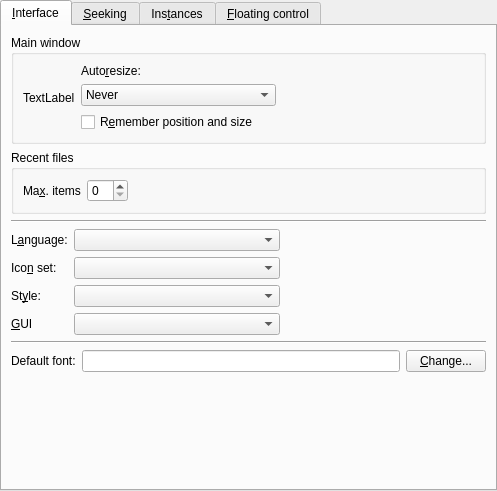
<ui version="4.0" >
 <class>PrefInterface</class>
 <widget class="QWidget" name="PrefInterface" >
  <property name="geometry" >
   <rect>
    <x>0</x>
    <y>0</y>
    <width>497</width>
    <height>491</height>
   </rect>
  </property>
  <layout class="QVBoxLayout" >
   <property name="spacing" >
    <number>0</number>
   </property>
   <property name="leftMargin" >
    <number>0</number>
   </property>
   <property name="topMargin" >
    <number>0</number>
   </property>
   <property name="rightMargin" >
    <number>0</number>
   </property>
   <property name="bottomMargin" >
    <number>0</number>
   </property>
   <item>
    <widget class="QTabWidget" name="tabWidget" >
     <property name="currentIndex" >
      <number>0</number>
     </property>
     <widget class="QWidget" name="tab" >
      <attribute name="title" >
       <string>&amp;Interface</string>
      </attribute>
      <layout class="QVBoxLayout" >
       <property name="spacing" >
        <number>6</number>
       </property>
       <property name="leftMargin" >
        <number>9</number>
       </property>
       <property name="topMargin" >
        <number>9</number>
       </property>
       <property name="rightMargin" >
        <number>9</number>
       </property>
       <property name="bottomMargin" >
        <number>9</number>
       </property>
       <item>
        <widget class="QGroupBox" name="groupBox" >
         <property name="title" >
          <string>Main window</string>
         </property>
         <layout class="QHBoxLayout" >
          <property name="spacing" >
           <number>6</number>
          </property>
          <property name="leftMargin" >
           <number>9</number>
          </property>
          <property name="topMargin" >
           <number>9</number>
          </property>
          <property name="rightMargin" >
           <number>9</number>
          </property>
          <property name="bottomMargin" >
           <number>9</number>
          </property>
          <item>
           <widget class="QLabel" name="resize_window_icon" >
            <property name="text" >
             <string>TextLabel</string>
            </property>
           </widget>
          </item>
          <item>
           <layout class="QVBoxLayout" >
            <property name="spacing" >
             <number>6</number>
            </property>
            <property name="leftMargin" >
             <number>0</number>
            </property>
            <property name="topMargin" >
             <number>0</number>
            </property>
            <property name="rightMargin" >
             <number>0</number>
            </property>
            <property name="bottomMargin" >
             <number>0</number>
            </property>
            <item>
             <widget class="QLabel" name="label" >
              <property name="text" >
               <string>Auto&amp;resize:</string>
              </property>
              <property name="buddy" >
               <cstring>mainwindow_resize_combo</cstring>
              </property>
             </widget>
            </item>
            <item>
             <widget class="QComboBox" name="mainwindow_resize_combo" >
              <property name="sizePolicy" >
               <sizepolicy vsizetype="Fixed" hsizetype="Preferred" >
                <horstretch>0</horstretch>
                <verstretch>0</verstretch>
               </sizepolicy>
              </property>
              <item>
               <property name="text" >
                <string>Never</string>
               </property>
              </item>
              <item>
               <property name="text" >
                <string>Whenever it's needed</string>
               </property>
              </item>
              <item>
               <property name="text" >
                <string>Only after loading a new video</string>
               </property>
              </item>
             </widget>
            </item>
            <item>
             <widget class="QCheckBox" name="save_size_check" >
              <property name="text" >
               <string>R&amp;emember position and size</string>
              </property>
             </widget>
            </item>
           </layout>
          </item>
          <item>
           <spacer>
            <property name="orientation" >
             <enum>Qt::Horizontal</enum>
            </property>
            <property name="sizeHint" >
             <size>
              <width>40</width>
              <height>20</height>
             </size>
            </property>
           </spacer>
          </item>
         </layout>
        </widget>
       </item>
       <item>
        <widget class="QGroupBox" name="groupBox_4" >
         <property name="title" >
          <string>Recent files</string>
         </property>
         <layout class="QHBoxLayout" >
          <property name="spacing" >
           <number>6</number>
          </property>
          <property name="leftMargin" >
           <number>9</number>
          </property>
          <property name="topMargin" >
           <number>9</number>
          </property>
          <property name="rightMargin" >
           <number>9</number>
          </property>
          <property name="bottomMargin" >
           <number>9</number>
          </property>
          <item>
           <widget class="QLabel" name="textLabel1_15" >
            <property name="text" >
             <string>Ma&amp;x. items</string>
            </property>
            <property name="wordWrap" >
             <bool>false</bool>
            </property>
            <property name="buddy" >
             <cstring>recents_max_items_spin</cstring>
            </property>
           </widget>
          </item>
          <item>
           <widget class="QSpinBox" name="recents_max_items_spin" >
            <property name="minimum" >
             <number>0</number>
            </property>
            <property name="maximum" >
             <number>20</number>
            </property>
           </widget>
          </item>
          <item>
           <spacer>
            <property name="orientation" >
             <enum>Qt::Horizontal</enum>
            </property>
            <property name="sizeHint" >
             <size>
              <width>40</width>
              <height>20</height>
             </size>
            </property>
           </spacer>
          </item>
         </layout>
        </widget>
       </item>
       <item>
        <widget class="Line" name="line_3" >
         <property name="sizePolicy" >
          <sizepolicy vsizetype="Fixed" hsizetype="Expanding" >
           <horstretch>0</horstretch>
           <verstretch>0</verstretch>
          </sizepolicy>
         </property>
         <property name="orientation" >
          <enum>Qt::Horizontal</enum>
         </property>
        </widget>
       </item>
       <item>
        <layout class="QGridLayout" >
         <property name="leftMargin" >
          <number>0</number>
         </property>
         <property name="topMargin" >
          <number>0</number>
         </property>
         <property name="rightMargin" >
          <number>0</number>
         </property>
         <property name="bottomMargin" >
          <number>0</number>
         </property>
         <property name="horizontalSpacing" >
          <number>6</number>
         </property>
         <property name="verticalSpacing" >
          <number>6</number>
         </property>
         <item row="0" column="0" >
          <widget class="QLabel" name="textLabel1_18" >
           <property name="text" >
            <string>L&amp;anguage:</string>
           </property>
           <property name="wordWrap" >
            <bool>false</bool>
           </property>
           <property name="buddy" >
            <cstring>language_combo</cstring>
           </property>
          </widget>
         </item>
         <item row="1" column="0" >
          <widget class="QLabel" name="textLabel1_19" >
           <property name="text" >
            <string>Ico&amp;n set:</string>
           </property>
           <property name="wordWrap" >
            <bool>false</bool>
           </property>
           <property name="buddy" >
            <cstring>iconset_combo</cstring>
           </property>
          </widget>
         </item>
         <item row="2" column="1" >
          <widget class="MyComboBox" name="style_combo" >
           <property name="sizePolicy" >
            <sizepolicy vsizetype="Fixed" hsizetype="Expanding" >
             <horstretch>0</horstretch>
             <verstretch>0</verstretch>
            </sizepolicy>
           </property>
          </widget>
         </item>
         <item row="2" column="2" >
          <spacer>
           <property name="orientation" >
            <enum>Qt::Horizontal</enum>
           </property>
           <property name="sizeHint" >
            <size>
             <width>40</width>
             <height>20</height>
            </size>
           </property>
          </spacer>
         </item>
         <item row="0" column="1" >
          <widget class="MyComboBox" name="language_combo" >
           <property name="sizePolicy" >
            <sizepolicy vsizetype="Fixed" hsizetype="Expanding" >
             <horstretch>0</horstretch>
             <verstretch>0</verstretch>
            </sizepolicy>
           </property>
          </widget>
         </item>
         <item row="2" column="0" >
          <widget class="QLabel" name="style_label" >
           <property name="text" >
            <string>St&amp;yle:</string>
           </property>
           <property name="wordWrap" >
            <bool>false</bool>
           </property>
           <property name="buddy" >
            <cstring>style_combo</cstring>
           </property>
          </widget>
         </item>
         <item row="1" column="1" >
          <widget class="MyComboBox" name="iconset_combo" >
           <property name="sizePolicy" >
            <sizepolicy vsizetype="Fixed" hsizetype="Expanding" >
             <horstretch>0</horstretch>
             <verstretch>0</verstretch>
            </sizepolicy>
           </property>
          </widget>
         </item>
         <item row="1" column="2" >
          <spacer>
           <property name="orientation" >
            <enum>Qt::Horizontal</enum>
           </property>
           <property name="sizeHint" >
            <size>
             <width>40</width>
             <height>20</height>
            </size>
           </property>
          </spacer>
         </item>
         <item row="0" column="2" >
          <spacer>
           <property name="orientation" >
            <enum>Qt::Horizontal</enum>
           </property>
           <property name="sizeHint" >
            <size>
             <width>40</width>
             <height>20</height>
            </size>
           </property>
          </spacer>
         </item>
         <item row="3" column="0" >
          <widget class="QLabel" name="label_4" >
           <property name="text" >
            <string>&amp;GUI</string>
           </property>
           <property name="buddy" >
            <cstring>gui_combo</cstring>
           </property>
          </widget>
         </item>
         <item row="3" column="1" >
          <widget class="QComboBox" name="gui_combo" >
           <property name="sizePolicy" >
            <sizepolicy vsizetype="Fixed" hsizetype="Expanding" >
             <horstretch>0</horstretch>
             <verstretch>0</verstretch>
            </sizepolicy>
           </property>
          </widget>
         </item>
         <item row="3" column="2" >
          <spacer>
           <property name="orientation" >
            <enum>Qt::Horizontal</enum>
           </property>
           <property name="sizeHint" >
            <size>
             <width>40</width>
             <height>20</height>
            </size>
           </property>
          </spacer>
         </item>
        </layout>
       </item>
       <item>
        <widget class="Line" name="line" >
         <property name="sizePolicy" >
          <sizepolicy vsizetype="Fixed" hsizetype="Expanding" >
           <horstretch>0</horstretch>
           <verstretch>0</verstretch>
          </sizepolicy>
         </property>
         <property name="orientation" >
          <enum>Qt::Horizontal</enum>
         </property>
        </widget>
       </item>
       <item>
        <layout class="QHBoxLayout" >
         <property name="spacing" >
          <number>6</number>
         </property>
         <property name="leftMargin" >
          <number>0</number>
         </property>
         <property name="topMargin" >
          <number>0</number>
         </property>
         <property name="rightMargin" >
          <number>0</number>
         </property>
         <property name="bottomMargin" >
          <number>0</number>
         </property>
         <item>
          <widget class="QLabel" name="label_2" >
           <property name="text" >
            <string>Default font:</string>
           </property>
          </widget>
         </item>
         <item>
          <widget class="QLineEdit" name="default_font_edit" >
           <property name="readOnly" >
            <bool>true</bool>
           </property>
          </widget>
         </item>
         <item>
          <widget class="QPushButton" name="changeFontButton" >
           <property name="text" >
            <string>&amp;Change...</string>
           </property>
          </widget>
         </item>
        </layout>
       </item>
       <item>
        <spacer>
         <property name="orientation" >
          <enum>Qt::Vertical</enum>
         </property>
         <property name="sizeHint" >
          <size>
           <width>20</width>
           <height>40</height>
          </size>
         </property>
        </spacer>
       </item>
      </layout>
     </widget>
     <widget class="QWidget" name="tab_3" >
      <attribute name="title" >
       <string>&amp;Seeking</string>
      </attribute>
      <layout class="QGridLayout" >
       <item row="0" column="0" >
        <layout class="QVBoxLayout" >
         <property name="spacing" >
          <number>6</number>
         </property>
         <property name="leftMargin" >
          <number>0</number>
         </property>
         <property name="topMargin" >
          <number>0</number>
         </property>
         <property name="rightMargin" >
          <number>0</number>
         </property>
         <property name="bottomMargin" >
          <number>0</number>
         </property>
         <item>
          <widget class="SeekWidget" native="1" name="seek1" />
         </item>
         <item>
          <widget class="SeekWidget" native="1" name="seek2" />
         </item>
         <item>
          <widget class="SeekWidget" native="1" name="seek3" />
         </item>
         <item>
          <widget class="SeekWidget" native="1" name="seek4" />
         </item>
        </layout>
       </item>
       <item row="0" column="1" >
        <spacer>
         <property name="orientation" >
          <enum>Qt::Horizontal</enum>
         </property>
         <property name="sizeHint" >
          <size>
           <width>40</width>
           <height>20</height>
          </size>
         </property>
        </spacer>
       </item>
       <item row="1" column="0" colspan="2" >
        <widget class="Line" name="line_4" >
         <property name="sizePolicy" >
          <sizepolicy vsizetype="Fixed" hsizetype="Expanding" >
           <horstretch>0</horstretch>
           <verstretch>0</verstretch>
          </sizepolicy>
         </property>
         <property name="orientation" >
          <enum>Qt::Horizontal</enum>
         </property>
        </widget>
       </item>
       <item row="2" column="0" colspan="2" >
        <layout class="QHBoxLayout" >
         <property name="spacing" >
          <number>6</number>
         </property>
         <property name="leftMargin" >
          <number>0</number>
         </property>
         <property name="topMargin" >
          <number>0</number>
         </property>
         <property name="rightMargin" >
          <number>0</number>
         </property>
         <property name="bottomMargin" >
          <number>0</number>
         </property>
         <item>
          <widget class="QLabel" name="label_3" >
           <property name="text" >
            <string>&amp;Behaviour of time slider:</string>
           </property>
           <property name="buddy" >
            <cstring>timeslider_behaviour_combo</cstring>
           </property>
          </widget>
         </item>
         <item>
          <widget class="QComboBox" name="timeslider_behaviour_combo" >
           <property name="sizePolicy" >
            <sizepolicy vsizetype="Fixed" hsizetype="Expanding" >
             <horstretch>0</horstretch>
             <verstretch>0</verstretch>
            </sizepolicy>
           </property>
           <item>
            <property name="text" >
             <string>Seek to position while dragging</string>
            </property>
           </item>
           <item>
            <property name="text" >
             <string>Seek to position when released</string>
            </property>
           </item>
          </widget>
         </item>
         <item>
          <spacer>
           <property name="orientation" >
            <enum>Qt::Horizontal</enum>
           </property>
           <property name="sizeHint" >
            <size>
             <width>81</width>
             <height>25</height>
            </size>
           </property>
          </spacer>
         </item>
        </layout>
       </item>
       <item row="3" column="0" colspan="2" >
        <widget class="QGroupBox" name="seeking_method_group" >
         <property name="title" >
          <string>Seeking method</string>
         </property>
         <layout class="QVBoxLayout" >
          <item>
           <widget class="QRadioButton" name="absolute_seeking_button" >
            <property name="sizePolicy" >
             <sizepolicy vsizetype="Fixed" hsizetype="Expanding" >
              <horstretch>0</horstretch>
              <verstretch>0</verstretch>
             </sizepolicy>
            </property>
            <property name="text" >
             <string>&amp;Absolute seeking</string>
            </property>
           </widget>
          </item>
          <item>
           <widget class="QRadioButton" name="relative_seeking_button" >
            <property name="sizePolicy" >
             <sizepolicy vsizetype="Fixed" hsizetype="Expanding" >
              <horstretch>0</horstretch>
              <verstretch>0</verstretch>
             </sizepolicy>
            </property>
            <property name="text" >
             <string>&amp;Relative seeking</string>
            </property>
           </widget>
          </item>
         </layout>
        </widget>
       </item>
       <item row="4" column="0" colspan="2" >
        <spacer>
         <property name="orientation" >
          <enum>Qt::Vertical</enum>
         </property>
         <property name="sizeHint" >
          <size>
           <width>20</width>
           <height>40</height>
          </size>
         </property>
        </spacer>
       </item>
      </layout>
     </widget>
     <widget class="QWidget" name="tab_2" >
      <attribute name="title" >
       <string>Ins&amp;tances</string>
      </attribute>
      <layout class="QVBoxLayout" >
       <property name="spacing" >
        <number>6</number>
       </property>
       <property name="leftMargin" >
        <number>9</number>
       </property>
       <property name="topMargin" >
        <number>9</number>
       </property>
       <property name="rightMargin" >
        <number>9</number>
       </property>
       <property name="bottomMargin" >
        <number>9</number>
       </property>
       <item>
        <layout class="QHBoxLayout" >
         <property name="spacing" >
          <number>6</number>
         </property>
         <property name="leftMargin" >
          <number>0</number>
         </property>
         <property name="topMargin" >
          <number>0</number>
         </property>
         <property name="rightMargin" >
          <number>0</number>
         </property>
         <property name="bottomMargin" >
          <number>0</number>
         </property>
         <item>
          <widget class="QLabel" name="instances_icon" >
           <property name="text" >
            <string>TextLabel</string>
           </property>
          </widget>
         </item>
         <item>
          <layout class="QVBoxLayout" >
           <property name="spacing" >
            <number>6</number>
           </property>
           <property name="leftMargin" >
            <number>0</number>
           </property>
           <property name="topMargin" >
            <number>0</number>
           </property>
           <property name="rightMargin" >
            <number>0</number>
           </property>
           <property name="bottomMargin" >
            <number>0</number>
           </property>
           <item>
            <widget class="QCheckBox" name="single_instance_check" >
             <property name="text" >
              <string>&amp;Use only one running instance of SMPlayer2</string>
             </property>
            </widget>
           </item>
           <item>
            <widget class="QGroupBox" name="port_groupbox" >
             <property name="enabled" >
              <bool>false</bool>
             </property>
             <property name="title" >
              <string>Port to listen</string>
             </property>
             <layout class="QVBoxLayout" >
              <property name="spacing" >
               <number>6</number>
              </property>
              <property name="leftMargin" >
               <number>9</number>
              </property>
              <property name="topMargin" >
               <number>9</number>
              </property>
              <property name="rightMargin" >
               <number>9</number>
              </property>
              <property name="bottomMargin" >
               <number>9</number>
              </property>
              <item>
               <widget class="QRadioButton" name="automatic_port_button" >
                <property name="text" >
                 <string>&amp;Automatic</string>
                </property>
               </widget>
              </item>
              <item>
               <layout class="QHBoxLayout" >
                <property name="spacing" >
                 <number>6</number>
                </property>
                <property name="leftMargin" >
                 <number>0</number>
                </property>
                <property name="topMargin" >
                 <number>0</number>
                </property>
                <property name="rightMargin" >
                 <number>0</number>
                </property>
                <property name="bottomMargin" >
                 <number>0</number>
                </property>
                <item>
                 <widget class="QRadioButton" name="manual_port_button" >
                  <property name="text" >
                   <string>&amp;Manual</string>
                  </property>
                 </widget>
                </item>
                <item>
                 <widget class="QSpinBox" name="server_port_spin" >
                  <property name="enabled" >
                   <bool>false</bool>
                  </property>
                  <property name="maximum" >
                   <number>65535</number>
                  </property>
                 </widget>
                </item>
                <item>
                 <spacer>
                  <property name="orientation" >
                   <enum>Qt::Horizontal</enum>
                  </property>
                  <property name="sizeType" >
                   <enum>QSizePolicy::Expanding</enum>
                  </property>
                  <property name="sizeHint" >
                   <size>
                    <width>270</width>
                    <height>31</height>
                   </size>
                  </property>
                 </spacer>
                </item>
               </layout>
              </item>
             </layout>
            </widget>
           </item>
          </layout>
         </item>
        </layout>
       </item>
       <item>
        <spacer>
         <property name="orientation" >
          <enum>Qt::Vertical</enum>
         </property>
         <property name="sizeHint" >
          <size>
           <width>20</width>
           <height>40</height>
          </size>
         </property>
        </spacer>
       </item>
      </layout>
     </widget>
     <widget class="QWidget" name="tab_4" >
      <attribute name="title" >
       <string>&amp;Floating control</string>
      </attribute>
      <layout class="QVBoxLayout" >
       <item>
        <widget class="QLabel" name="label_6" >
         <property name="text" >
          <string>The floating control appears in fullscreen mode when the mouse is moved to the bottom of the screen.</string>
         </property>
         <property name="wordWrap" >
          <bool>true</bool>
         </property>
        </widget>
       </item>
       <item>
        <widget class="QCheckBox" name="floating_animated_check" >
         <property name="text" >
          <string>&amp;Animated</string>
         </property>
        </widget>
       </item>
       <item>
        <layout class="QGridLayout" >
         <item row="0" column="0" >
          <widget class="QLabel" name="label_7" >
           <property name="text" >
            <string>&amp;Width:</string>
           </property>
           <property name="buddy" >
            <cstring>floating_width_slider</cstring>
           </property>
          </widget>
         </item>
         <item row="0" column="1" >
          <widget class="QSlider" name="floating_width_slider" >
           <property name="maximum" >
            <number>100</number>
           </property>
           <property name="orientation" >
            <enum>Qt::Horizontal</enum>
           </property>
          </widget>
         </item>
         <item row="0" column="2" >
          <widget class="QLabel" name="floating_width_label" >
           <property name="frameShape" >
            <enum>QFrame::Panel</enum>
           </property>
           <property name="frameShadow" >
            <enum>QFrame::Sunken</enum>
           </property>
           <property name="text" >
            <string>0</string>
           </property>
          </widget>
         </item>
         <item row="1" column="0" >
          <widget class="QLabel" name="label_8" >
           <property name="text" >
            <string>&amp;Margin:</string>
           </property>
           <property name="buddy" >
            <cstring>floating_margin_slider</cstring>
           </property>
          </widget>
         </item>
         <item row="1" column="1" >
          <widget class="QSlider" name="floating_margin_slider" >
           <property name="maximum" >
            <number>80</number>
           </property>
           <property name="orientation" >
            <enum>Qt::Horizontal</enum>
           </property>
          </widget>
         </item>
         <item row="1" column="2" >
          <widget class="QLabel" name="floating_margin_label" >
           <property name="frameShape" >
            <enum>QFrame::Panel</enum>
           </property>
           <property name="frameShadow" >
            <enum>QFrame::Sunken</enum>
           </property>
           <property name="text" >
            <string>0</string>
           </property>
          </widget>
         </item>
        </layout>
       </item>
       <item>
        <widget class="QCheckBox" name="floating_compact_check" >
         <property name="text" >
          <string>Display in &amp;compact mode too</string>
         </property>
        </widget>
       </item>
       <item>
        <widget class="QCheckBox" name="floating_bypass_wm_check" >
         <property name="text" >
          <string>&amp;Bypass window manager</string>
         </property>
        </widget>
       </item>
       <item>
        <spacer>
         <property name="orientation" >
          <enum>Qt::Vertical</enum>
         </property>
         <property name="sizeHint" >
          <size>
           <width>20</width>
           <height>40</height>
          </size>
         </property>
        </spacer>
       </item>
      </layout>
     </widget>
    </widget>
   </item>
  </layout>
 </widget>
 <customwidgets>
  <customwidget>
   <class>MyComboBox</class>
   <extends>QComboBox</extends>
   <header>mycombobox.h</header>
  </customwidget>
  <customwidget>
   <class>SeekWidget</class>
   <extends>QWidget</extends>
   <header>seekwidget.h</header>
  </customwidget>
 </customwidgets>
 <tabstops>
  <tabstop>tabWidget</tabstop>
  <tabstop>mainwindow_resize_combo</tabstop>
  <tabstop>save_size_check</tabstop>
  <tabstop>recents_max_items_spin</tabstop>
  <tabstop>language_combo</tabstop>
  <tabstop>iconset_combo</tabstop>
  <tabstop>style_combo</tabstop>
  <tabstop>gui_combo</tabstop>
  <tabstop>default_font_edit</tabstop>
  <tabstop>changeFontButton</tabstop>
  <tabstop>timeslider_behaviour_combo</tabstop>
  <tabstop>single_instance_check</tabstop>
  <tabstop>automatic_port_button</tabstop>
  <tabstop>manual_port_button</tabstop>
  <tabstop>server_port_spin</tabstop>
  <tabstop>floating_animated_check</tabstop>
  <tabstop>floating_width_slider</tabstop>
  <tabstop>floating_margin_slider</tabstop>
  <tabstop>floating_compact_check</tabstop>
  <tabstop>floating_bypass_wm_check</tabstop>
 </tabstops>
 <resources/>
 <connections>
  <connection>
   <sender>manual_port_button</sender>
   <signal>toggled(bool)</signal>
   <receiver>server_port_spin</receiver>
   <slot>setEnabled(bool)</slot>
   <hints>
    <hint type="sourcelabel" >
     <x>124</x>
     <y>170</y>
    </hint>
    <hint type="destinationlabel" >
     <x>109</x>
     <y>126</y>
    </hint>
   </hints>
  </connection>
  <connection>
   <sender>single_instance_check</sender>
   <signal>toggled(bool)</signal>
   <receiver>port_groupbox</receiver>
   <slot>setEnabled(bool)</slot>
   <hints>
    <hint type="sourcelabel" >
     <x>319</x>
     <y>49</y>
    </hint>
    <hint type="destinationlabel" >
     <x>317</x>
     <y>222</y>
    </hint>
   </hints>
  </connection>
  <connection>
   <sender>floating_width_slider</sender>
   <signal>valueChanged(int)</signal>
   <receiver>floating_width_label</receiver>
   <slot>setNum(int)</slot>
   <hints>
    <hint type="sourcelabel" >
     <x>222</x>
     <y>154</y>
    </hint>
    <hint type="destinationlabel" >
     <x>411</x>
     <y>156</y>
    </hint>
   </hints>
  </connection>
  <connection>
   <sender>floating_margin_slider</sender>
   <signal>valueChanged(int)</signal>
   <receiver>floating_margin_label</receiver>
   <slot>setNum(int)</slot>
   <hints>
    <hint type="sourcelabel" >
     <x>272</x>
     <y>204</y>
    </hint>
    <hint type="destinationlabel" >
     <x>480</x>
     <y>150</y>
    </hint>
   </hints>
  </connection>
 </connections>
</ui>
